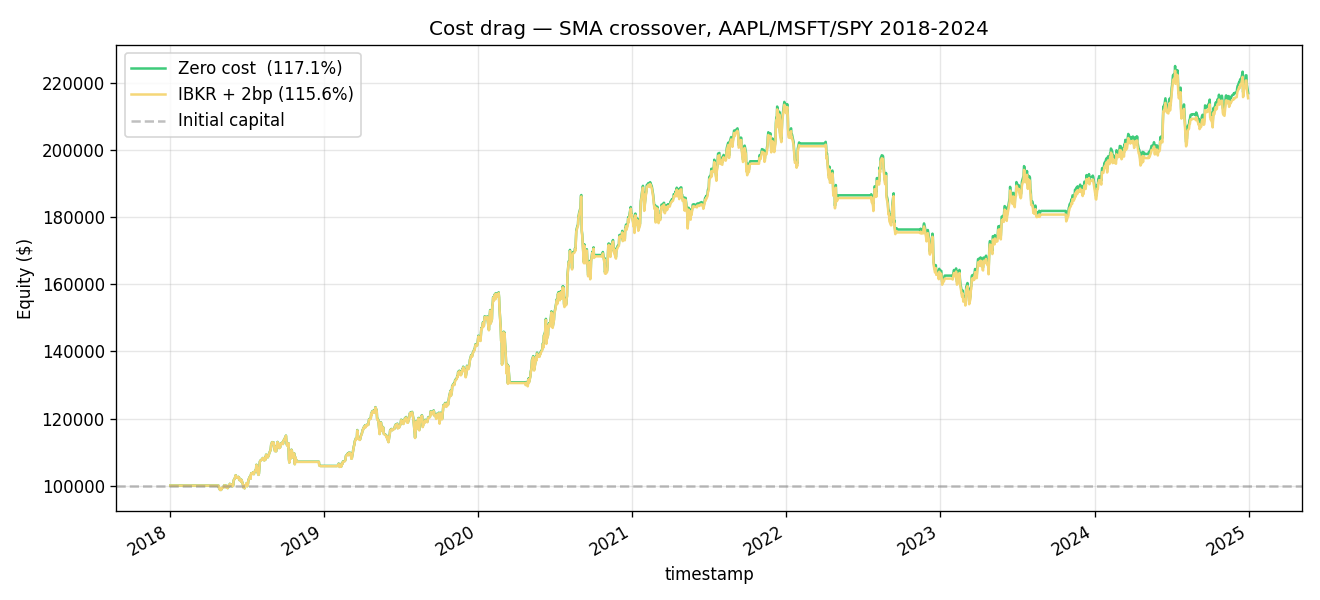

This figure's Python source:
"""Side-by-side: zero-cost (M1) vs realistic-cost (M2 IBKR + 2bp spread).

Same strategy, same data, same period — only the cost models differ.
The gap between the two equity curves is what M1 was hiding from you.
"""
import matplotlib.pyplot as plt

from backtester import (
    BacktestEngine,
    FixedFractionPortfolio,
    HalfSpreadSlippage,
    NextBarOpenExecutor,
    PerShareCommission,
    SMACrossover,
    YahooDataHandler,
)


def run_backtest(commission_model=None, slippage_model=None):
    """One full backtest. Returns the equity curve DataFrame."""
    symbols = ["AAPL", "MSFT", "SPY"]
    data = YahooDataHandler(symbols, start="2018-01-01", end="2024-12-31")
    strategy = SMACrossover(data, fast=20, slow=50)
    portfolio = FixedFractionPortfolio(
        data, initial_cash=100_000, allocation_fraction=0.30,
    )
    execution = NextBarOpenExecutor(
        data,
        commission_model=commission_model,
        slippage_model=slippage_model,
    )
    engine = BacktestEngine(data, strategy, portfolio, execution)
    engine.run()
    return portfolio.equity_curve(), portfolio.initial_cash


def summarize(curve, initial):
    final_eq = curve["equity"].iloc[-1]
    total_ret = final_eq / initial - 1
    n_years = (curve.index[-1] - curve.index[0]).days / 365.25
    cagr = (final_eq / initial) ** (1 / n_years) - 1
    peak = curve["equity"].cummax()
    max_dd = ((curve["equity"] - peak) / peak).min()
    return final_eq, total_ret, cagr, max_dd


def main():
    print("Running zero-cost backtest...")
    curve_zero, init = run_backtest()
    eq0, ret0, cagr0, dd0 = summarize(curve_zero, init)

    print("Running realistic-cost backtest (IBKR Pro + 2bp half-spread)...")
    curve_real, _ = run_backtest(
        commission_model=PerShareCommission(),
        slippage_model=HalfSpreadSlippage(half_spread_bps=2.0),
    )
    eq1, ret1, cagr1, dd1 = summarize(curve_real, init)

    print(f"\n{'='*60}")
    print(f"{'Metric':<25s}{'Zero cost':>15s}{'Realistic':>15s}")
    print(f"{'-'*60}")
    print(f"{'Final equity':<25s}${eq0:>13,.0f}${eq1:>13,.0f}")
    print(f"{'Total return':<25s}{ret0:>14.2%}{ret1:>14.2%}")
    print(f"{'CAGR':<25s}{cagr0:>14.2%}{cagr1:>14.2%}")
    print(f"{'Max drawdown':<25s}{dd0:>14.2%}{dd1:>14.2%}")
    print(f"{'='*60}")
    drag = eq0 - eq1
    print(f"Cost drag: ${drag:,.2f} over the backtest "
          f"({drag / init * 100:.2f}% of starting capital)")

    fig, ax = plt.subplots(figsize=(11, 5))
    curve_zero["equity"].plot(ax=ax, color="#3ECB7A", linewidth=1.5,
                              label=f"Zero cost  ({ret0:.1%})")
    curve_real["equity"].plot(ax=ax, color="#F5D778", linewidth=1.5,
                              label=f"IBKR + 2bp ({ret1:.1%})")
    ax.axhline(init, color="gray", linestyle="--", alpha=0.5,
               label="Initial capital")
    ax.set_title("Cost drag — SMA crossover, AAPL/MSFT/SPY 2018-2024",
                 fontsize=12)
    ax.set_ylabel("Equity ($)")
    ax.grid(True, alpha=0.3)
    ax.legend()
    fig.tight_layout()
    fig.savefig("compare_costs.png", dpi=120)
    print("Saved compare_costs.png")


if __name__ == "__main__":
    main()
